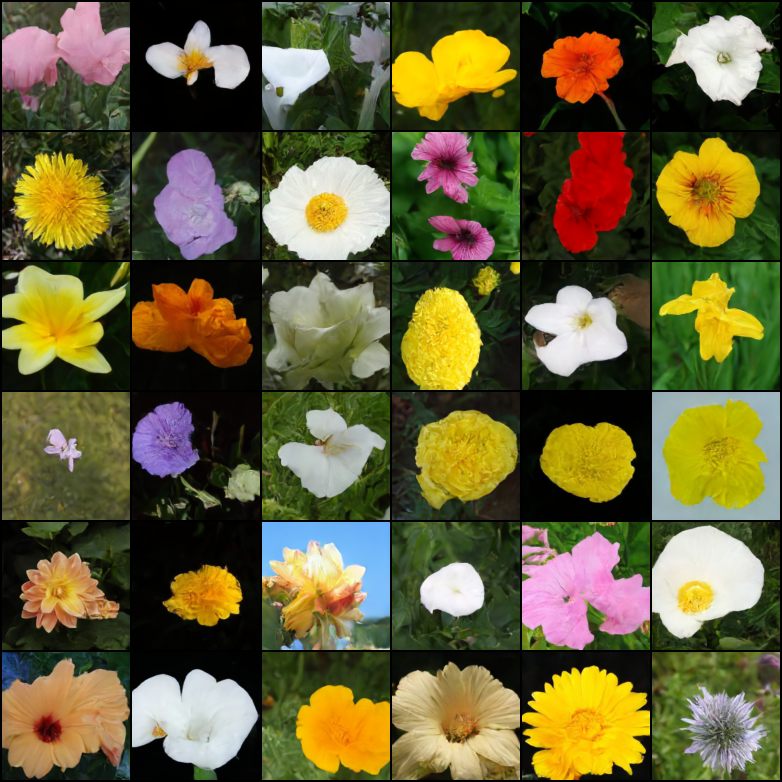
#> input picture denoising-diffusion-pytorch-main/images/sample.png, 782 x 782 px; its folder holds only this picture in this run
$ python -i add_damage.py   (imports and definitions only)
#> lines starting #> are read from the running program, lines starting #| are printed output that depends on the picture
import cv2
import numpy as np
from PIL import Image, ImageDraw
import random
import os

# Load image
def load_image(path):
    return cv2.imread(path)
#> returned value is the input picture: shape (782, 782, 3); mean B, G, R 55.7, 95.4, 102

# Save image
def save_image(image, path):
    os.makedirs(os.path.dirname(path), exist_ok=True)
    cv2.imwrite(path, image)

# Add Gaussian noise
def add_noise(image, mean=0, sigma=25):
#> called with mean = 0, sigma = 25
    noise = np.random.normal(mean, sigma, image.shape).astype(np.uint8)
    noisy_image = cv2.add(image, noise)
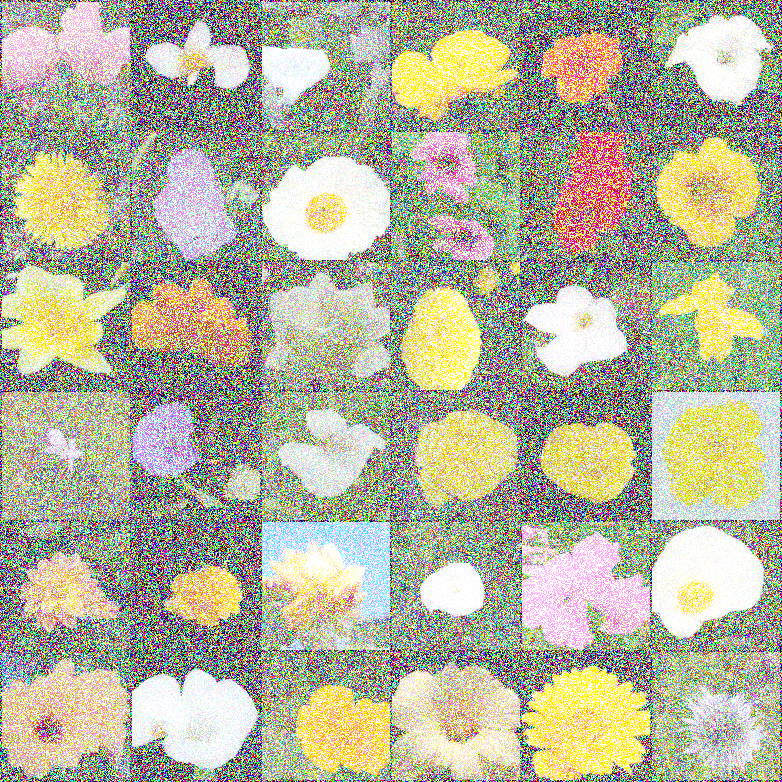
#> noisy_image: shape (782, 782, 3); mean B, G, R 158, 180.4, 183.2
    return noisy_image

# Blur effect
def add_blur(image, ksize=(5, 5)):
#> called with ksize = (5, 5)
    return cv2.GaussianBlur(image, ksize, 0)
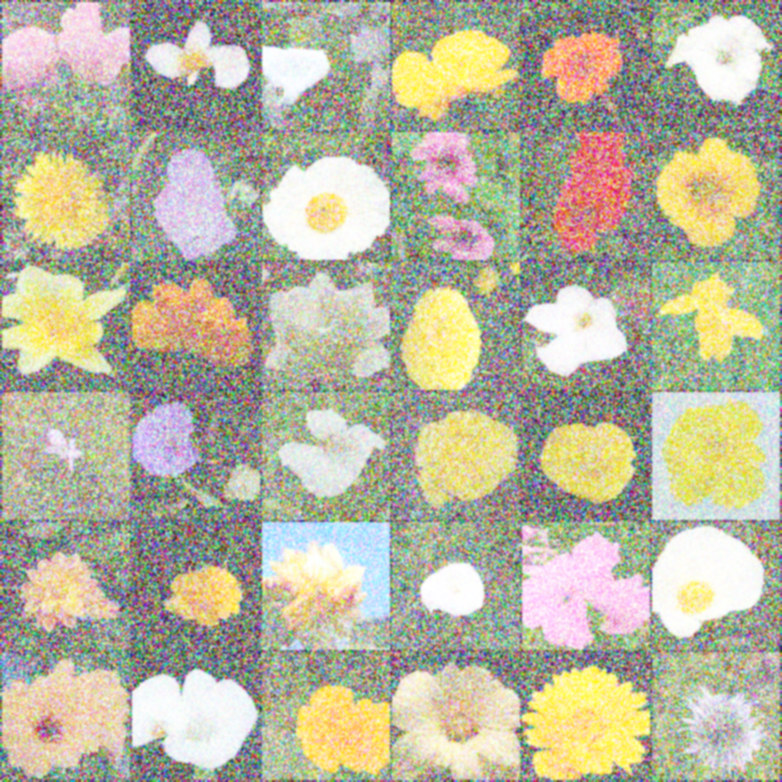
#> returned value: shape (782, 782, 3); mean of channels 0, 1, 2 158, 180.5, 183.2; drawn as B, G, R

# Add scratches
def add_scratch(image, num_scratch=5):
#> called with num_scratch = 5
    scratch_image = Image.fromarray(cv2.cvtColor(image, cv2.COLOR_BGR2RGB))
    draw = ImageDraw.Draw(scratch_image)
    for _ in range(num_scratch):
        x1, y1 = random.randint(0, image.shape[1]), random.randint(0, image.shape[0])
        x2, y2 = random.randint(0, image.shape[1]), random.randint(0, image.shape[0])
        draw.line([(x1, y1), (x2, y2)], fill=(0, 0, 0), width=2)
    return cv2.cvtColor(np.array(scratch_image), cv2.COLOR_RGB2BGR)
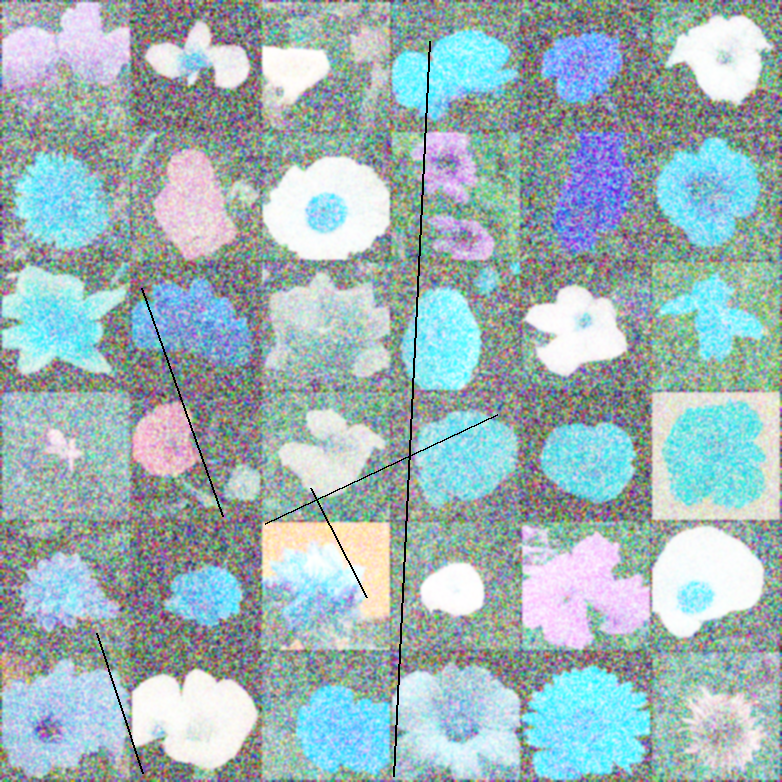
#> returned value: shape (782, 782, 3); mean R, G, B 157.3, 179.7, 182.4

# Add stains
def add_stain(image, num_stains=3, radius=30):
#> called with num_stains = 3, radius = 30
    stain_image = Image.fromarray(cv2.cvtColor(image, cv2.COLOR_BGR2RGB))
    draw = ImageDraw.Draw(stain_image)
    for _ in range(num_stains):
        x, y = random.randint(0, image.shape[1]), random.randint(0, image.shape[0])
        draw.ellipse((x - radius, y - radius, x + radius, y + radius), fill=(150, 150, 150, 128))
    return cv2.cvtColor(np.array(stain_image), cv2.COLOR_RGB2BGR)

# Apply multiple damage effects
def add_damage(image_path, output_path):
    image = load_image(image_path)
    image = add_noise(image)
    image = add_blur(image)
    image = add_scratch(image)
    image = add_stain(image)
    save_image(image, output_path)

# Main function to process all images
def process_all_images(input_root, output_root):
    for subdir, _, files in os.walk(input_root):
        for file in files:
            if file.lower().endswith(('.png', '.jpg', '.jpeg')):
                input_path = os.path.join(subdir, file)
                relative_path = os.path.relpath(input_path, input_root)
                output_path = os.path.join(output_root, relative_path)
                add_damage(input_path, output_path)
                print(f"Processed and saved: {output_path}")

# Run the function
input_root = "/w/246/daianny00/wikiart/rococo/dmitry-levitzky"
output_root = "/w/246/daianny00/wikiart_damaged/rococo/dmitry-levitzky"
# [1 line not run here, left out]

>>> result = add_damage('../denoising-diffusion-pytorch-main/images/sample.png', 'out.png')
